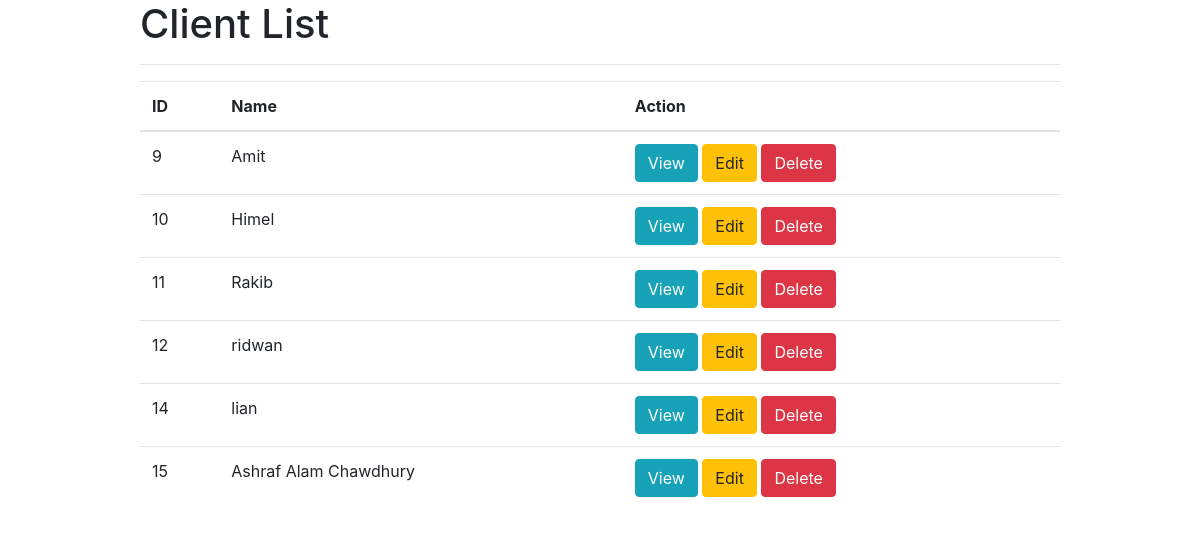
/mysql/index1.php (signed in), run on the app's committed database.
### tables this page shows
CREATE TABLE `client` (
  `client_id` int(11) NOT NULL,
  `client_name` varchar(30) NOT NULL,
  `client_mail` varchar(50) NOT NULL,
  `client_password` varchar(50) NOT NULL,
  `client_address` varchar(50) NOT NULL,
  `phone_number` varchar(12) NOT NULL
);

### mysql/index1.php (the view, shortened to what this page needs)
<?php
$conn = new mysqli('localhost','root','','travel');
 $sql = "SELECT * FROM client";
 $result = $conn->query($sql);
 ?>
<!doctype html>
<html lang="en">
  <head>
    <link rel="stylesheet" href="https://stackpath.bootstrapcdn.com/bootstrap/4.3.1/css/bootstrap.min.css">
  </head>
  <body>
    <div class="container">
      <div class="row">
        <div class="col-md-1">
        </div>
        <div class="col-md-10">
          <h1>Client List</h1>
          <hr>
          <table class="table">
            <thead>
              <th>ID</th>
              <th>Name</th>
              <th>Action</th>
            </thead>
            <tbody>
              <?php while ($row = $result->fetch_assoc()) {  ?>
              <tr>
                <td><?php echo $row['client_id'] ?></td>
                <td><?php echo $row['client_name'] ?></td>
                <td>
                  <a class="btn btn-info" href="show.php?client_id= <?php echo $row['client_id'];?>">View</a>
                  <a class="btn btn-warning" href="edit.php?client_id= <?php echo $row['client_id'];?>">Edit</a>
                  <a class="btn btn-danger" onclick="return confirm('Are you sure ?')" href="delete.php?client_id=<?php echo $row['client_id'];?>">Delete</a>
                </td>
              </tr>
            <?php } ?>
            </tbody>
          </table>
        </div>
      </div>
    </div>
  </body>
</html>

### data on the page
client: client_id "9", client_name "Amit"
client: client_id "10", client_name "Himel"
client: client_id "11", client_name "Rakib"
client: client_id "12", client_name "ridwan"
client: client_id "14", client_name "lian"
client: client_id "15", client_name "Ashraf Alam Chawdhury"
